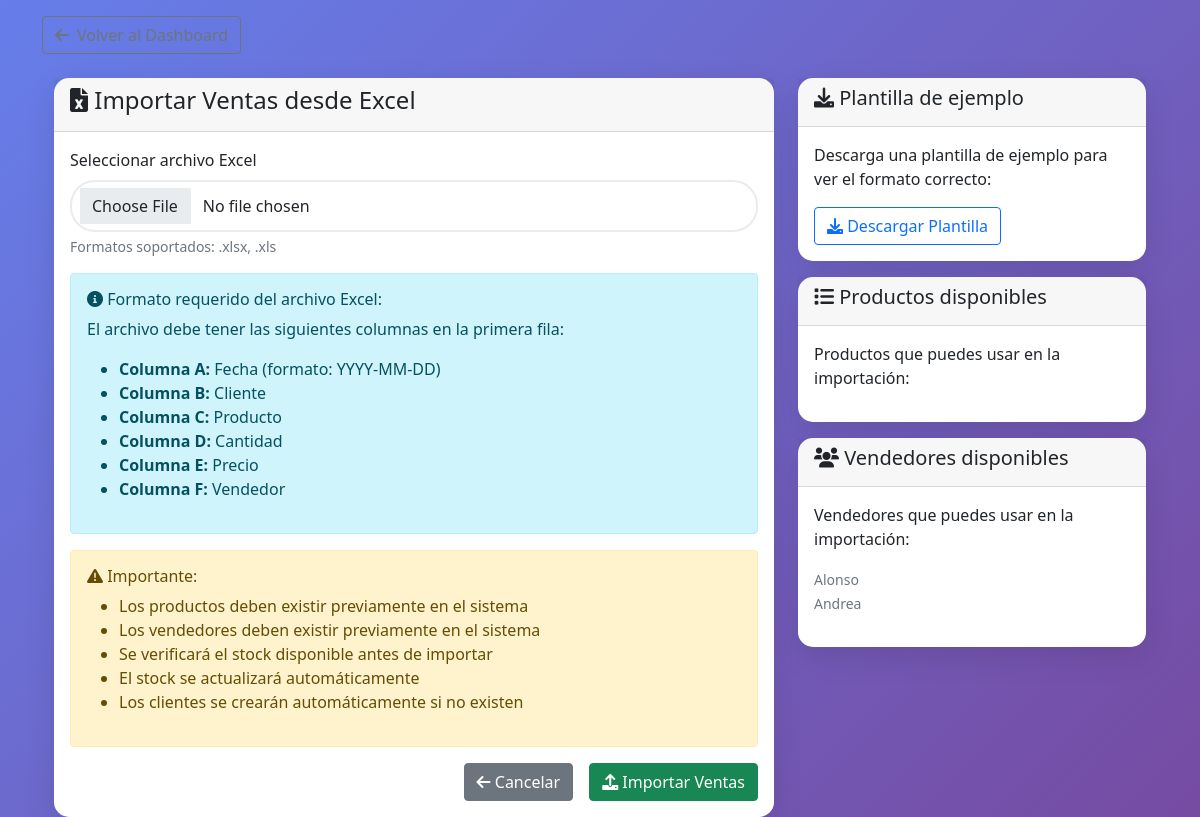
The app's page /ventas/importar (signed in), older data.
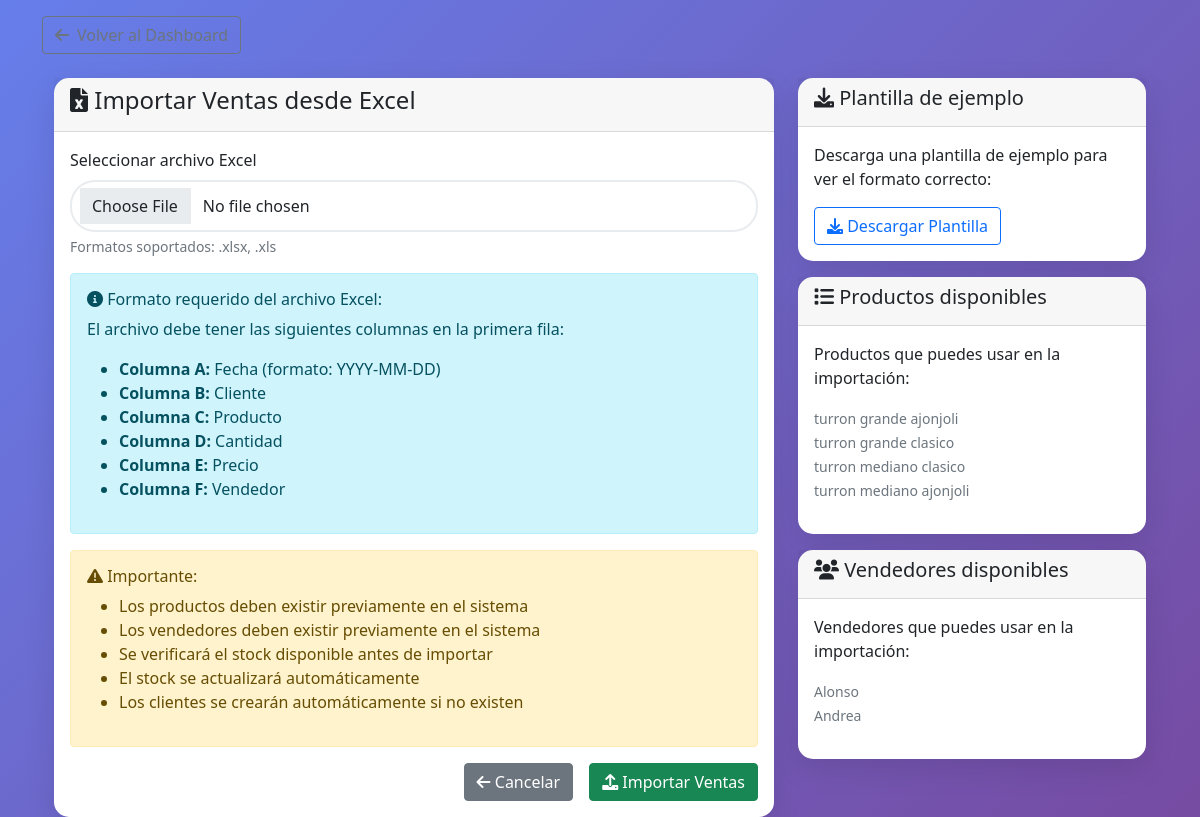
The same page, newer data.
### app.py (models this page shows, shortened)
class Usuario(UserMixin, db.Model):
    __tablename__ = 'usuario'
    id = db.Column(db.Integer, primary_key=True)
    username = db.Column(db.String(80), unique=True, nullable=False)
    email = db.Column(db.String(120), unique=True, nullable=False)
    password_hash = db.Column(db.String(120), nullable=False)
    ventas = db.relationship('Venta', backref='vendedor')

class Producto(db.Model):
    __tablename__ = 'producto'
    id = db.Column(db.Integer, primary_key=True)
    nombre = db.Column(db.String(100), nullable=False)
    descripcion = db.Column(db.Text)
    precio = db.Column(db.Float, nullable=False)  # Precio de venta
    precio_compra = db.Column(db.Float, nullable=False)  # Precio de compra
    categoria_id = db.Column(db.Integer, db.ForeignKey('categoria.id'), nullable=False)
    stock = db.relationship('Stock', backref='producto', uselist=False)
    ventas = db.relationship('Venta', secondary='venta_producto', back_populates='productos')

### app.py (the view, shortened to what this page needs)
@app.route('/ventas/importar', methods=['GET', 'POST'])
@login_required
def importar_ventas():
    productos = Producto.query.all()
    vendedores = Usuario.query.all()
    return render_template('importar_ventas.html', productos=productos, vendedores=vendedores)

### app.py (called while the page is built)
@login_manager.user_loader
def load_user(user_id):
    return Usuario.query.get(int(user_id))

### templates/importar_ventas.html (shortened to what the changed rows need)
{% extends "base.html" %}
{% block content %}
<div class="container mt-4">
    <div class="row">
        <div class="col-md-4">
            <div class="card mt-3">
                <div class="card-body">
                    <ul class="list-unstyled">
                        {% for producto in productos %}
                        <li><small class="text-muted">{{ producto.nombre }}</small></li>
                        {% endfor %}
                    </ul>
                </div>
            </div>
            <div class="card mt-3">
                <div class="card-body">
                    <ul class="list-unstyled">
                        {% for vendedor in vendedores %}
                        <li><small class="text-muted">{{ vendedor.username }}</small></li>
                        {% endfor %}
                    </ul>
                </div>
            </div>
        </div>
    </div>
</div>
{% endblock %}

Row changes from the older to the newer data that the page shows:
added Producto: nombre "turron grande ajonjoli"
added Producto: nombre "turron grande clasico"
added Producto: nombre "turron mediano clasico"
added Producto: nombre "turron mediano ajonjoli"
